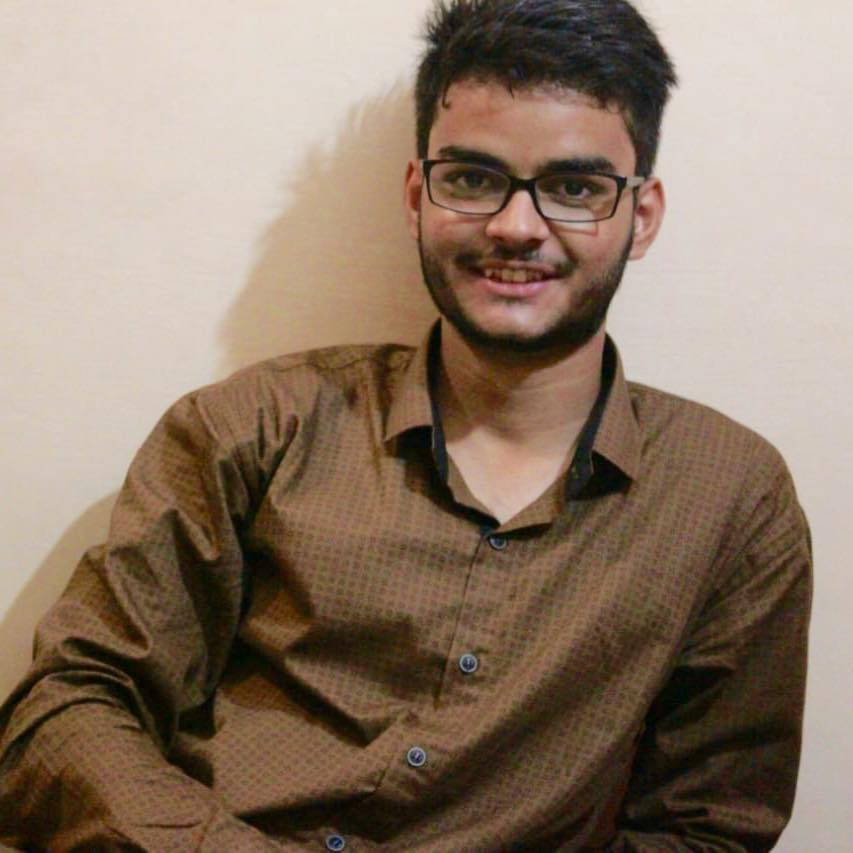
#> input picture anas.jpg, 853 x 853 px, found by its file name
$ python face.py
#> lines starting #> are read from the running program, lines starting #| are printed output that depends on the picture; after the words box and inside, x2 and y2 are one past the last pixel; in counts of white or black regions, pixels touching at a corner belong together
import cv2

#define classifier
face_cascader=cv2.CascadeClassifier('haarcascade_frontalface_default.xml')

img=cv2.imread("Anas.jpg")
#> img is the input picture: shape (853, 853, 3); mean B, G, R 104.2, 121.5, 141.4

gray=cv2.cvtColor(img,cv2.COLOR_BGR2GRAY)
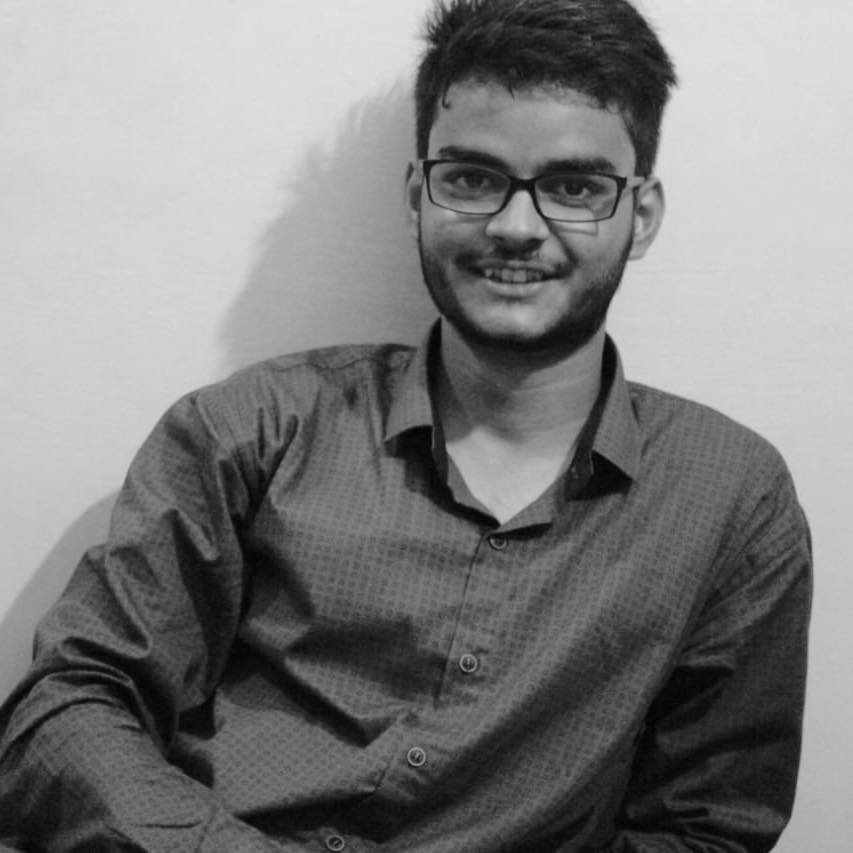
#> gray: shape (853, 853); min 1, max 227, mean 125.5
faces=face_cascader.detectMultiScale(gray,1.1,4)
#> faces = [[374, 71, 290, 290]]

for(x,y,w,h) in faces:
    cv2.rectangle(img,(x,y),(x+w,y+h),(255,0,0),3)
#> this loop made 1 pass
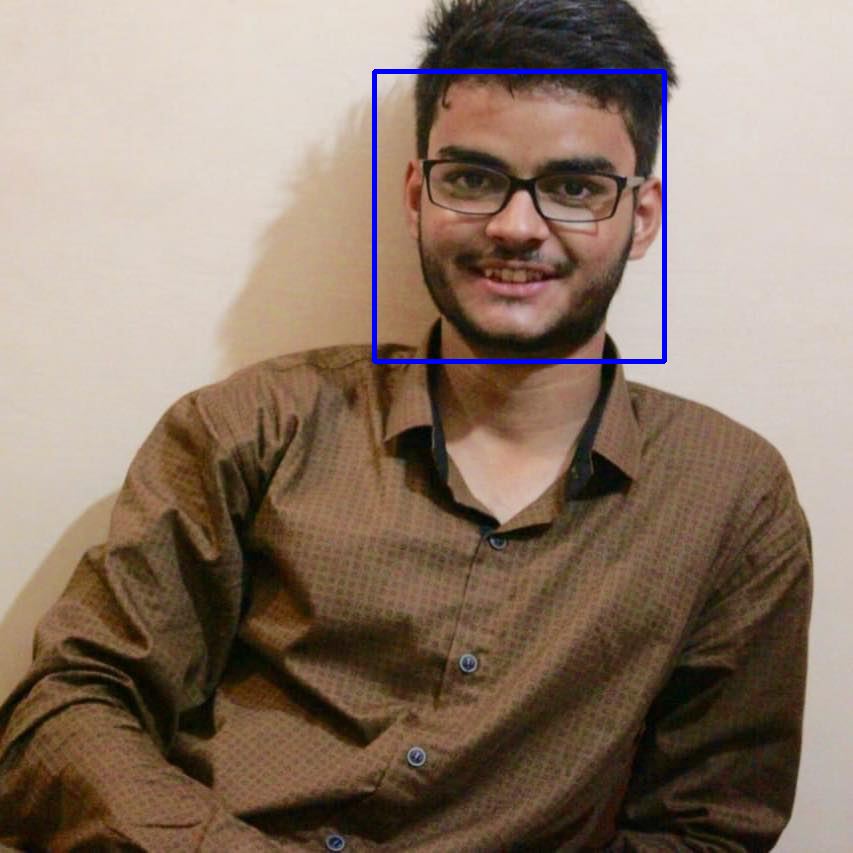
#> img: shape (853, 853, 3); 0.8% of pixels changed, all inside (x1, y1, x2, y2) = (372, 69, 667, 364)


cv2.imshow('Anas',img)
cv2.waitKey(0)
